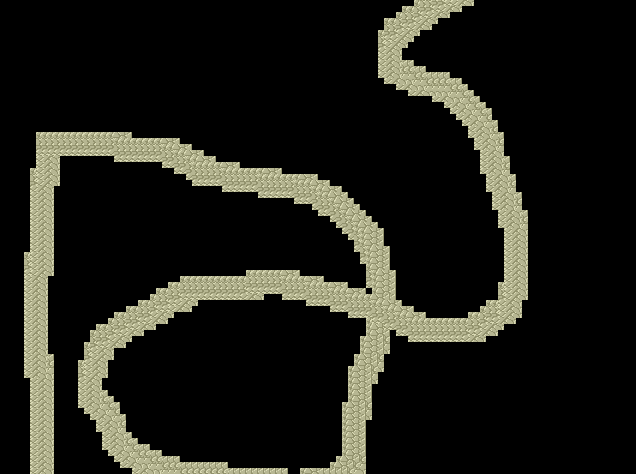

Tiled map render using the project's own tile images. Description and the map definition, with tile-layer contents summarised, below:
An orthogonal 106x79 tile map with 6x6 px tiles, 1 tile layer (Tile Layer 1).

<map version="1.0" orientation="orthogonal" renderorder="left-up" width="106" height="79" tilewidth="6" tileheight="6" nextobjectid="1">
 <tileset firstgid="1" name="tmw_desert_spacing" tilewidth="6" tileheight="6" tilecount="1452" columns="44">
  <image source="tmw_desert_spacing.png" width="265" height="199" />
 </tileset>
 <layer name="Tile Layer 1" width="106" height="79">
  <data>[8374 cells, 1473 non-empty, 12 distinct tile ids]</data>
 </layer>
</map>
